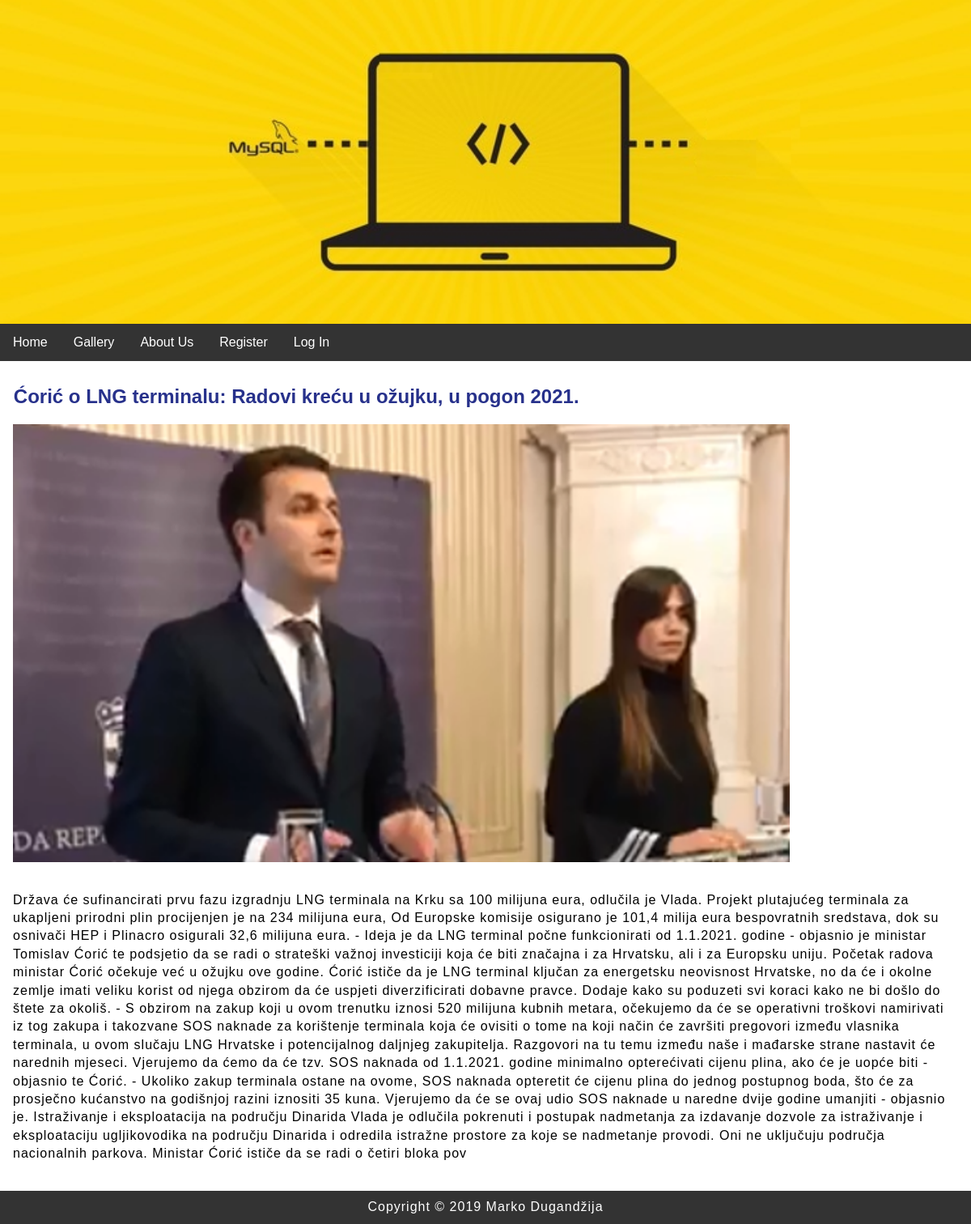
The app's page /index.php?news_id=1 with its own data.
### tables this page shows
CREATE TABLE `news` (
  `id` int(11) NOT NULL,
  `img_id` int(11) NOT NULL,
  `title` varchar(100) NOT NULL DEFAULT '',
  `text` varchar(2048) NOT NULL DEFAULT '',
  `date_created` DATE,
  FOREIGN KEY (`img_id`) REFERENCES images(id)
) CHARSET=utf8;

CREATE TABLE `images` (
  `id` int(11) NOT NULL,
  `path` varchar(100) NOT NULL DEFAULT ''
) CHARSET=utf8;

### news.php (the view, shortened to what this page needs)
<!DOCTYPE html>
<html>
	<head>
		<link rel="stylesheet" href="style.css">
	</head>
	<body>
		<main>
			<?php
			include "database/connection.php";
			$sql = "SELECT news.id as news_id, news.title, news.text, images.path as img_path
					FROM news left join images on news.img_id = images.id
					WHERE news.id = " . $_GET["news_id"];
			$result = $MySQL->query($sql);
			while($row = $result->fetch_assoc()) {
				print '
				</br>
				<div class="news">
					<h2>' . $row['title'] . '</h2>
					<img src="' . $row['img_path'] . '"/>
					<p>' . $row['text'] . '</p>
					</hr>
				</div>
				</br>';
			}
			?>
		</main>
</body>
</html>

### style.css (style rules this page uses)
body, html { font-family: 'Oswald', sans-serif; margin: 0; font-size: 16px; }
h1,h2 { margin: 0.5em; font-size: 2em; }
h2 { font-size: 1.5em; color: #27318b; }
p { margin: 1em; line-height: 1.4em; letter-spacing: 1px; }
.news img { width: 80%; padding: 0.5em; margin: 0 1em 0.5em 0.5em; }
.news h2 { margin: 0.5em 0.7em; font-size: 1.5em; color: #27318b; }
img { width: 100%; }

### records on screen
news: title "Ćorić o LNG terminalu: Radovi kreću u ožujku, u pogon 2021.", img.path (picture), text "Država će sufinancirati prvu fazu izgradnju LNG terminala na Krku sa 100 milijuna eura, odlučila je Vlada. Projekt plutajućeg terminala za ukapljeni prirodni plin procijenjen je na 234 milijuna eura, Od Europske komisije osigurano je 101,4 milija eura bespovratnih sredstava, dok su osnivači HEP i Plinacro osigurali 32,6 milijuna eura. - Ideja je da LNG terminal počne funkcionirati od 1.1.2021. godine - objasnio je ministar Tomislav Ćorić te podsjetio da se radi o strateški važnoj investiciji koja će biti značajna i za Hrvatsku, ali i za Europsku uniju. Početak radova ministar Ćorić očekuje već u ožujku ove godine. Ćorić ističe da je LNG terminal ključan za energetsku neovisnost Hrvatske, no…"
